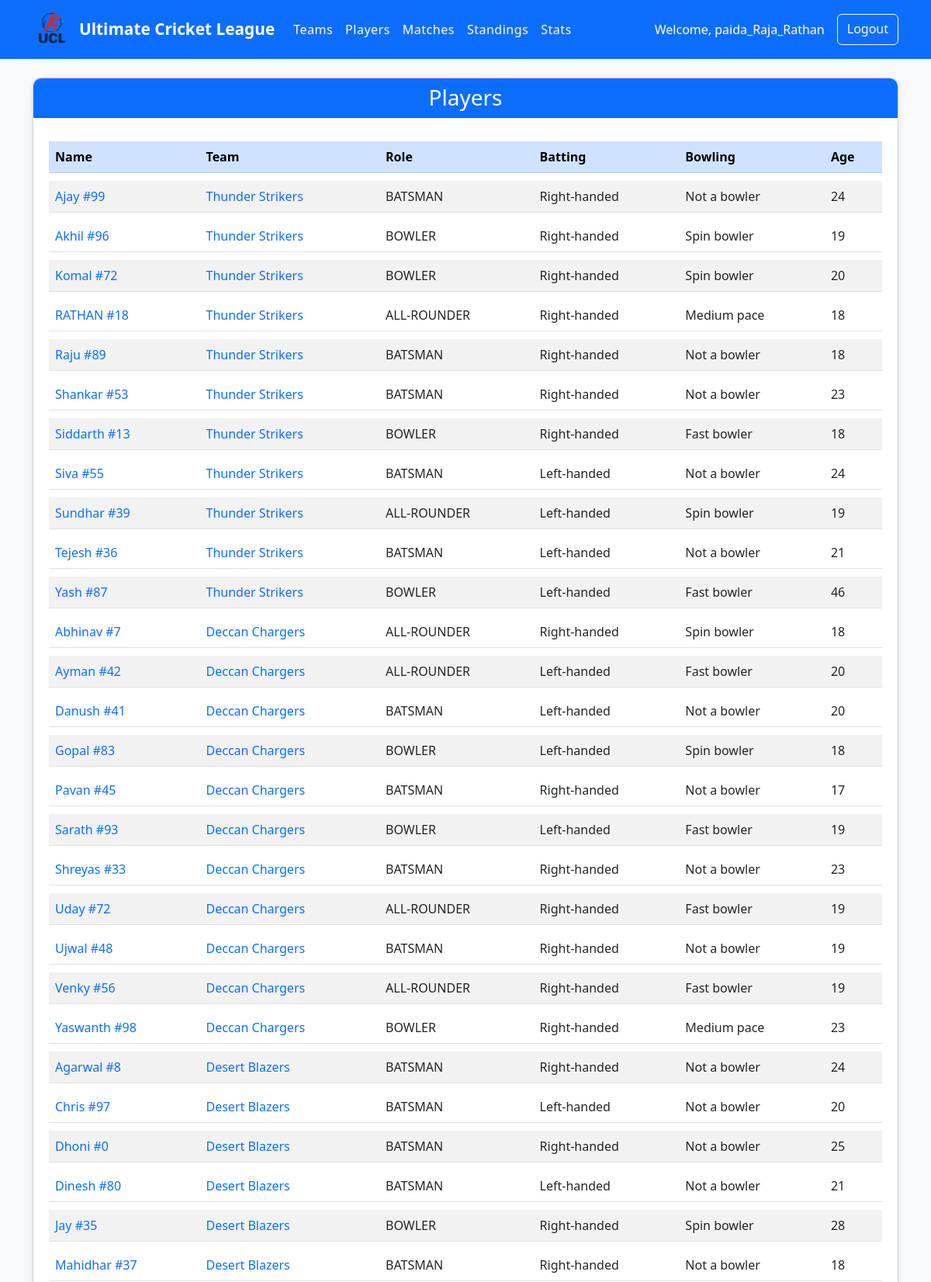
/players/ (signed in, upper part), run on the app's committed database.
### tournament/models.py (models this page shows, shortened)
class Player(models.Model):
    BATTING_STYLE = [
        ('Right', 'Right-handed'),
        ('Left', 'Left-handed'),
    ]
    BOWLING_STYLE = [
        ('Fast', 'Fast bowler'),
        ('Medium', 'Medium pace'),
        ('Spin', 'Spin bowler'),
        ('NA', 'Not a bowler'),
    ]
    name = models.CharField(max_length=100)
    team = models.ForeignKey(Team, on_delete=models.CASCADE, related_name='players')
    age = models.PositiveIntegerField()
    nationality = models.CharField(max_length=100)
    batting_style = models.CharField(max_length=10, choices=BATTING_STYLE)
    bowling_style = models.CharField(max_length=10, choices=BOWLING_STYLE)
    role = models.CharField(max_length=50)
    photo = models.ImageField(upload_to='player_photos/', null=True, blank=True)
    jersey_number = models.PositiveIntegerField()
    total_runs = models.PositiveIntegerField(default=0)
    total_balls_faced = models.PositiveIntegerField(default=0)
    total_fours = models.PositiveIntegerField(default=0)
    total_sixes = models.PositiveIntegerField(default=0)
    highest_score = models.PositiveIntegerField(default=0)
    fifties = models.PositiveIntegerField(default=0)
    centuries = models.PositiveIntegerField(default=0)
    total_wickets = models.PositiveIntegerField(default=0)
    total_overs_bowled = models.DecimalField(max_digits=5, decimal_places=1, default=0)
    total_runs_conceded = models.PositiveIntegerField(default=0)
    best_bowling_wickets = models.PositiveIntegerField(default=0)
    best_bowling_runs = models.PositiveIntegerField(default=0)
    total_catches = models.PositiveIntegerField(default=0)
    total_stumpings = models.PositiveIntegerField(default=0)
    total_run_outs = models.PositiveIntegerField(default=0)
    out = models.BooleanField(default=False)
    wicket_type = models.CharField(max_length=20, blank=True, null=True)
    @property
    def total_runs(self):
        return sum(performance.runs for performance in self.batting_performances.all())
    @property
    def total_wickets(self):
        return sum(performance.wickets for performance in self.bowling_performances.all())

class Team(models.Model):
    name = models.CharField(max_length=100, unique=True)
    short_name = models.CharField(max_length=3, blank=True)
    logo = models.ImageField(upload_to='team_logos/', null=True, blank=True)
    home_ground = models.CharField(max_length=100)
    captain = models.ForeignKey('Player', on_delete=models.SET_NULL, null=True, blank=True, related_name='captain_of')
    coach = models.CharField(max_length=100)
    founded = models.PositiveIntegerField()
    public = models.BooleanField(default=True)
    manager = models.ForeignKey(User, on_delete=models.CASCADE, related_name='managed_teams', null=True, blank=True)
    matches_played = models.PositiveIntegerField(default=0)
    wins = models.PositiveIntegerField(default=0)
    losses = models.PositiveIntegerField(default=0)
    draws = models.PositiveIntegerField(default=0)
    points = models.PositiveIntegerField(default=0)  # Added concrete points field
    total_matches = models.IntegerField(default=0)
    wins = models.IntegerField(default=0)
    losses = models.IntegerField(default=0)
    draws = models.IntegerField(default=0)
    points = models.IntegerField(default=0)

### tournament/views.py (the view)
# urls.py: path('players/', views.player_list, name='players'),
@login_required
def player_list(request):
    players = Player.objects.all().order_by('team', 'name')
    return render(request, 'tournament/players.html', {'players': players})

### tournament/templates/tournament/players.html (shortened to what this page needs)
{% extends 'tournament/base.html' %}
{% load static %}
{% block content %}
    <div class="card" style="margin-bottom: 20px; box-shadow: 0 4px 8px rgba(0,0,0,0.1); border-radius: 10px;">
        <div class="card-header bg-primary text-white" style="text-align: center; border-top-left-radius: 10px; border-top-right-radius: 10px;">
            <h3 style="margin: 0;">Players</h3>
        </div>
        <div class="card-body" style="padding: 20px;">
            <div class="table-responsive" style="overflow-x: auto;">
                <table class="table table-striped" id="playersTable" style="min-width: 600px; border-collapse: separate; border-spacing: 0 10px;">
                    <thead class="table-primary" style="border-radius: 10px;">
                        <tr>
                            <th>Name</th>
                            <th>Team</th>
                            <th>Role</th>
                            <th>Batting</th>
                            <th>Bowling</th>
                            <th>Age</th>
                        </tr>
                    </thead>
                    <tbody>
                        {% for player in players %}
                            <tr style="transition: transform 0.3s, box-shadow 0.3s; border-radius: 8px;">
                                <td>
                                    <a href="{% url 'player_detail' player.id %}" style="text-decoration: none; color: #0d6efd; font-weight: 500;">
                                        {{ player.name }} #{{ player.jersey_number }}
                                    </a>
                                </td>
                                <td>
                                    <a href="{% url 'team_detail' player.team.id %}" style="text-decoration: none; color: #0d6efd;">
                                        {{ player.team.name }}
                                    </a>
                                </td>
                                <td>{{ player.role }}</td>
                                <td>{{ player.get_batting_style_display }}</td>
                                <td>{{ player.get_bowling_style_display }}</td>
                                <td>{{ player.age }}</td>
                            </tr>
                        {% endfor %}
                    </tbody>
                </table>
            </div>
        </div>
    </div>
{% endblock %}

### tournament/templates/tournament/base.html (shortened to what this page needs)
{% load static %}
<!DOCTYPE html>
<html lang="en">
<head>
  <link rel="stylesheet" href="https://cdn.jsdelivr.net/npm/bootstrap@5.3.0/dist/css/bootstrap.min.css">
  <link rel="stylesheet" href="https://cdn.jsdelivr.net/npm/bootstrap-icons@1.10.0/font/bootstrap-icons.css">
  <link rel="stylesheet" href="{% static 'tournament/css/style.css' %}">
</head>
<body style="background-color: #f8f9fa; font-family: 'Segoe UI', Tahoma, Geneva, Verdana, sans-serif;">
  <nav class="navbar navbar-expand-lg navbar-dark bg-primary">
    <div class="container">
        <a class="navbar-brand" href="{% url 'index' %}">
            <img src="{% static 'tournament/images/new_logo.png' %}" alt="UCL Logo">
            <span class="navbar-brand-text">Ultimate Cricket League</span>
          </a>
      <div class="collapse navbar-collapse" id="navbarNav">
        <ul class="navbar-nav me-auto">
          <li class="nav-item"><a class="nav-link" href="{% url 'teams' %}">Teams</a></li>
          <li class="nav-item"><a class="nav-link" href="{% url 'players' %}">Players</a></li>
          <li class="nav-item"><a class="nav-link" href="{% url 'matches' %}">Matches</a></li>
          <li class="nav-item"><a class="nav-link" href="{% url 'standings' %}">Standings</a></li>
          <li class="nav-item"><a class="nav-link" href="{% url 'player_stats' %}">Stats</a></li>
        </ul>
        <div class="d-flex">
          {% if user.is_authenticated %}
            <span class="navbar-text me-3">Welcome, {{ user.username }}</span>
            <a href="{% url 'logout' %}" class="btn btn-outline-light">Logout</a>
          {% else %}
            <a href="{% url 'login' %}" class="btn btn-outline-light me-2">Login</a>
            <a href="{% url 'register' %}" class="btn btn-outline-light">Register</a>
          {% endif %}
        </div>
      </div>
    </div>
  </nav>
  <main class="container my-4">
    {% block content %}{% endblock %}
  </main>
</body>
</html>

### tournament/static/tournament/css/style.css (style rules this page uses)
body { background-color: #f8f9fa; font-family: 'Segoe UI', Tahoma, Geneva, Verdana, sans-serif; }
.card { box-shadow: 0 0.125rem 0.25rem rgba(0, 0, 0, 0.075); margin-bottom: 20px; }
.card-header { font-weight: bold; }
.table-responsive { overflow-x: auto; }
.table th { white-space: nowrap; }
.bg-primary { background-color: #0d6efd !important; }
.navbar-brand img { margin-right: 10px; }

### tournament/templates/tournament/base.html (style rules this page uses)
.navbar-nav .nav-link { color: white !important; padding: 10px 15px; transition: all 0.3s ease; font-weight: 500; letter-spacing: 0.5px; }
.navbar-brand { font-weight: bold; font-size: 1.3rem; transition: transform 0.3s ease; display: flex; align-items: center; transition: transform 0.3s, opacity 0.3s ease; }
.navbar-brand img { height: 50px; width: auto; margin-right: 10px; transition: all 0.3s ease; }
.navbar-text { color: #ffffff; }

### data on the page
Player: name "Ajay", jersey_number "99", team.name "Thunder Strikers", role "BATSMAN", batting_style "Right-handed", bowling_style "Not a bowler", age "24"
Player: name "Akhil", jersey_number "96", team.name "Thunder Strikers", role "BOWLER", batting_style "Right-handed", bowling_style "Spin bowler", age "19"
Player: name "Komal", jersey_number "72", team.name "Thunder Strikers", role "BOWLER", batting_style "Right-handed", bowling_style "Spin bowler", age "20"
Player: name "RATHAN", jersey_number "18", team.name "Thunder Strikers", role "ALL-ROUNDER", batting_style "Right-handed", bowling_style "Medium pace", age "18"
Player: name "Raju", jersey_number "89", team.name "Thunder Strikers", role "BATSMAN", batting_style "Right-handed", bowling_style "Not a bowler", age "18"
Player: name "Shankar", jersey_number "53", team.name "Thunder Strikers", role "BATSMAN", batting_style "Right-handed", bowling_style "Not a bowler", age "23"
Player: name "Siddarth", jersey_number "13", team.name "Thunder Strikers", role "BOWLER", batting_style "Right-handed", bowling_style "Fast bowler", age "18"
Player: name "Siva", jersey_number "55", team.name "Thunder Strikers", role "BATSMAN", batting_style "Left-handed", bowling_style "Not a bowler", age "24"
Player: name "Sundhar", jersey_number "39", team.name "Thunder Strikers", role "ALL-ROUNDER", batting_style "Left-handed", bowling_style "Spin bowler", age "19"
Player: name "Tejesh", jersey_number "36", team.name "Thunder Strikers", role "BATSMAN", batting_style "Left-handed", bowling_style "Not a bowler", age "21"
Player: name "Yash", jersey_number "87", team.name "Thunder Strikers", role "BOWLER", batting_style "Left-handed", bowling_style "Fast bowler", age "46"
Player: name "Abhinav", jersey_number "7", team.name "Deccan Chargers", role "ALL-ROUNDER", batting_style "Right-handed", bowling_style "Spin bowler", age "18"
Player: name "Ayman", jersey_number "42", team.name "Deccan Chargers", role "ALL-ROUNDER", batting_style "Left-handed", bowling_style "Fast bowler", age "20"
Player: name "Danush", jersey_number "41", team.name "Deccan Chargers", role "BATSMAN", batting_style "Left-handed", bowling_style "Not a bowler", age "20"
Player: name "Gopal", jersey_number "83", team.name "Deccan Chargers", role "BOWLER", batting_style "Left-handed", bowling_style "Spin bowler", age "18"
Player: name "Pavan", jersey_number "45", team.name "Deccan Chargers", role "BATSMAN", batting_style "Right-handed", bowling_style "Not a bowler", age "17"
Player: name "Sarath", jersey_number "93", team.name "Deccan Chargers", role "BOWLER", batting_style "Left-handed", bowling_style "Fast bowler", age "19"
Player: name "Shreyas", jersey_number "33", team.name "Deccan Chargers", role "BATSMAN", batting_style "Right-handed", bowling_style "Not a bowler", age "23"
Player: name "Uday", jersey_number "72", team.name "Deccan Chargers", role "ALL-ROUNDER", batting_style "Right-handed", bowling_style "Fast bowler", age "19"
Player: name "Ujwal", jersey_number "48", team.name "Deccan Chargers", role "BATSMAN", batting_style "Right-handed", bowling_style "Not a bowler", age "19"
Player: name "Venky", jersey_number "56", team.name "Deccan Chargers", role "ALL-ROUNDER", batting_style "Right-handed", bowling_style "Fast bowler", age "19"
Player: name "Yaswanth", jersey_number "98", team.name "Deccan Chargers", role "BOWLER", batting_style "Right-handed", bowling_style "Medium pace", age "23"
Player: name "Agarwal", jersey_number "8", team.name "Desert Blazers", role "BATSMAN", batting_style "Right-handed", bowling_style "Not a bowler", age "24"
Player: name "Chris", jersey_number "97", team.name "Desert Blazers", role "BATSMAN", batting_style "Left-handed", bowling_style "Not a bowler", age "20"
Player: name "Dhoni", jersey_number "0", team.name "Desert Blazers", role "BATSMAN", batting_style "Right-handed", bowling_style "Not a bowler", age "25"
Player: name "Dinesh", jersey_number "80", team.name "Desert Blazers", role "BATSMAN", batting_style "Left-handed", bowling_style "Not a bowler", age "21"
Player: name "Jay", jersey_number "35", team.name "Desert Blazers", role "BOWLER", batting_style "Right-handed", bowling_style "Spin bowler", age "28"
Player: name "Mahidhar", jersey_number "37", team.name "Desert Blazers", role "BATSMAN", batting_style "Right-handed", bowling_style "Not a bowler", age "18"

### other printed values
{{ user.username }} "paida_Raja_Rathan"
